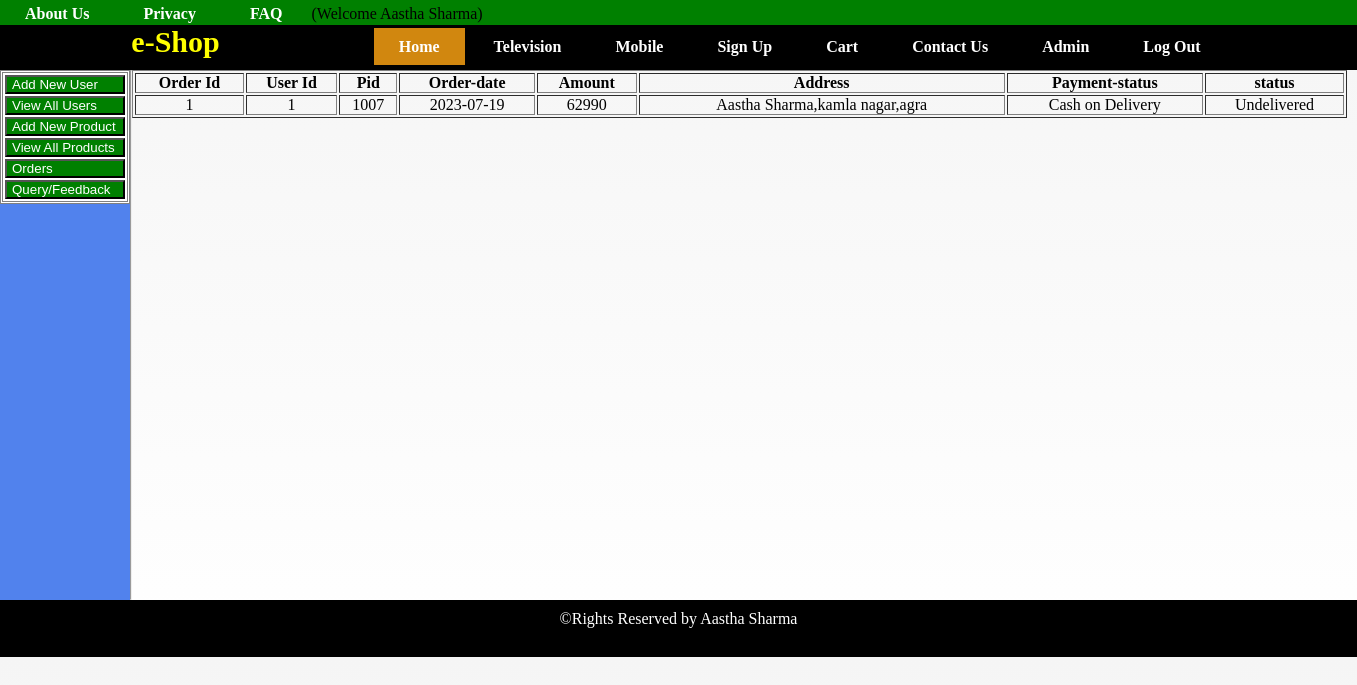
The page /orders.php (signed in) on the database its author committed.
### tables this page shows
CREATE TABLE `orders` (
  `order_id` int(11) NOT NULL,
  `user_id` int(11) DEFAULT NULL,
  `pid` varchar(100) DEFAULT NULL,
  `order_date` date DEFAULT NULL,
  `amount` int(11) DEFAULT NULL,
  `address` varchar(200) DEFAULT NULL,
  `Payment_status` varchar(50) DEFAULT NULL,
  `status` varchar(30) DEFAULT NULL
);

### orders.php (the view, shortened to what this page needs)
<!DOCTYPE html>
<html>
    <head>
        <link rel="stylesheet" href="style.css" type="text/css"/>
    </head>
    <body>
        <?php include './header.php';?>
        <div class="hp1">
            <div style="background-color: #5182ed;">
                <table style="background-color: white; border-style: double;">
                    <form>
                    <tr>
                        <td><button  type="button" value="Add New User" style="color: white; background-color: green; padding-left: 5px;padding-right: 25px;"><a href="http://localhost:8080/PhpProject2/addnewuser.php" style="color: white; text-decoration: none">Add New User</a></button></td>
                    </tr>
                    <tr>
                        <td><button type="button" value="View All User" style="color: white; background-color: green; padding-left: 5px;padding-right: 26px;"><a href="http://localhost:8080/PhpProject2/viewalluser.php" style="color: white; text-decoration: none">View All Users</a></td>
                    </tr>
                    <tr>
                        <td><button type="button" value="Add New Product" style="color: white; background-color: green; padding-left: 5px;padding-right: 7px;"><a href="http://localhost:8080/PhpProject2/addnewproduct.php" style="color: white; text-decoration: none">Add New Product</a></td>
                    </tr>
                    <tr>
                        <td><button type="button" value="View All Products" style="color: white; background-color: green; padding-left: 5px;padding-right: 8px;"><a href="http://localhost:8080/PhpProject2/viewallproduct.php" style="color: white; text-decoration: none">View All Products</a></td>
                    </tr>
                    <tr>
                        <td><button type="button" value="Orders" style="color: white; background-color: green; padding-left: 5px;padding-right: 70px;"><a href="http://localhost:8080/PhpProject2/orders.php" style="color: white; text-decoration: none">Orders</a></td>
                    </tr>
                    <tr>
                        <td><button type="button" value="Query/Feedback" style="color: white; background-color: green; padding-left: 5px;padding-right: 12px;"><a href="http://localhost:8080/PhpProject2/Queryfeedback.php" style="color: white; text-decoration: none">Query/Feedback</a></td>
                    </tr>
                </form>
                </table>
            </div>
            <hr>
            <div>
                <?php
               $con = mysqli_connect(hostname,username,password,dbname);
               $result = mysqli_query($con,"select * from orders");
               if(mysqli_num_rows($result)>0){
                   echo "<table width='170%' border ='1' style='text-align:center'>";
                   echo "<tr>";
                   echo "<th>Order Id</th>";
                   echo "<th>User Id</th>";
                   echo "<th>Pid</th>";
                   echo "<th>Order-date</th>";
                   echo "<th>Amount</th>";
                   echo "<th>Address</th>";
                   echo "<th>Payment-status</th>";
                   echo "<th>status</th>";
                   echo "</tr>";
                   while($row = mysqli_fetch_array($result)){
                       echo "<tr>";
                       echo "<td>$row[0]</td>";
                       echo "<td>$row[1]</td>";
                       echo "<td>$row[2]</td>";
                       echo "<td>$row[3]</td>";
                       echo "<td>$row[4]</td>";
                       echo "<td>$row[5]</td>";
                       echo "<td>$row[6]</td>";
                       echo "<td>$row[7]</td>";
                       echo "</tr>";
                   }
                   echo "</table>";
               }
               else
                   echo "<h2>No Order Placed !!!</h2>";
            ?>
        </div>
            </div>
        <?php include './footer.php';?>
    </body>
</html>

### style.css (style rules this page uses)
* { margin: 0px; padding: 0px; }
body { display: flex; flex-direction: column; background:linear-gradient(whitesmoke,white); }
.hp1 { display: flex; flex-direction: row; min-height: 530px; }

### rows shown on the page
orders: order_id "1", user "1", pid "1007", order_date "2023-07-19", amount "62990", address "Aastha Sharma,kamla nagar,agra", Payment_status "Cash on Delivery", status "Undelivered"

### other values the page prints
$_SESSION[name] "Aastha Sharma"
